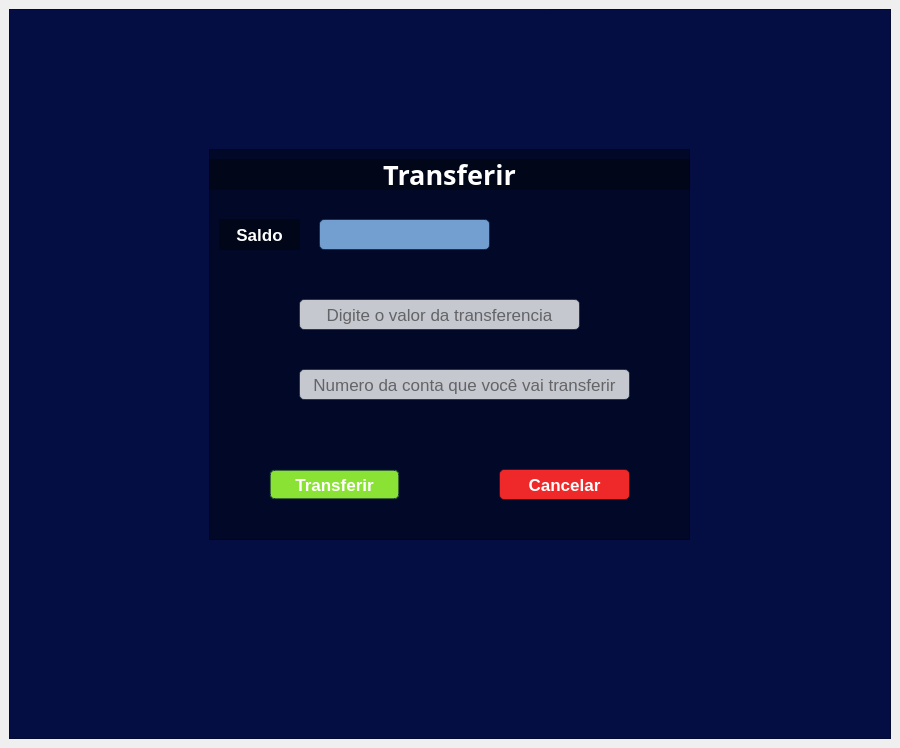
<?xml version="1.0" encoding="UTF-8"?>
<ui version="4.0">
 <class>tela_transferencia</class>
 <widget class="QMainWindow" name="tela_transferencia">
  <property name="geometry">
   <rect>
    <x>0</x>
    <y>0</y>
    <width>900</width>
    <height>748</height>
   </rect>
  </property>
  <property name="minimumSize">
   <size>
    <width>540</width>
    <height>650</height>
   </size>
  </property>
  <property name="maximumSize">
   <size>
    <width>1024</width>
    <height>748</height>
   </size>
  </property>
  <property name="windowTitle">
   <string>MainWindow</string>
  </property>
  <widget class="QWidget" name="centralwidget">
   <layout class="QVBoxLayout" name="verticalLayout">
    <item>
     <widget class="QFrame" name="frame">
      <property name="styleSheet">
       <string notr="true">background-color: rgb(4, 14, 66);
color: rgb(255, 255, 255);</string>
      </property>
      <property name="frameShape">
       <enum>QFrame::StyledPanel</enum>
      </property>
      <property name="frameShadow">
       <enum>QFrame::Raised</enum>
      </property>
      <widget class="QFrame" name="frame_2">
       <property name="geometry">
        <rect>
         <x>200</x>
         <y>140</y>
         <width>481</width>
         <height>391</height>
        </rect>
       </property>
       <property name="styleSheet">
        <string notr="true">background-color: rgba(1, 0, 0, 99);
marggin: auto;</string>
       </property>
       <property name="frameShape">
        <enum>QFrame::StyledPanel</enum>
       </property>
       <property name="frameShadow">
        <enum>QFrame::Raised</enum>
       </property>
       <widget class="QLineEdit" name="lineEdit">
        <property name="geometry">
         <rect>
          <x>90</x>
          <y>150</y>
          <width>281</width>
          <height>31</height>
         </rect>
        </property>
        <property name="font">
         <font>
          <pointsize>13</pointsize>
         </font>
        </property>
        <property name="styleSheet">
         <string notr="true">border-radius: 5px;
background-color: rgba(255, 255, 255, 198);
border: 1px solid rgba(3, 20, 52, 150);
color: rgb(0, 0, 0);</string>
        </property>
        <property name="text">
         <string/>
        </property>
        <property name="alignment">
         <set>Qt::AlignCenter</set>
        </property>
        <property name="placeholderText">
         <string>Digite o valor da transferencia</string>
        </property>
       </widget>
       <widget class="QLabel" name="label">
        <property name="geometry">
         <rect>
          <x>0</x>
          <y>10</y>
          <width>481</width>
          <height>31</height>
         </rect>
        </property>
        <property name="font">
         <font>
          <family>Sans Serif</family>
          <pointsize>20</pointsize>
          <weight>75</weight>
          <bold>true</bold>
         </font>
        </property>
        <property name="text">
         <string>Transferir</string>
        </property>
        <property name="alignment">
         <set>Qt::AlignCenter</set>
        </property>
       </widget>
       <widget class="QPushButton" name="pushButton">
        <property name="geometry">
         <rect>
          <x>60</x>
          <y>320</y>
          <width>131</width>
          <height>31</height>
         </rect>
        </property>
        <property name="font">
         <font>
          <pointsize>13</pointsize>
          <weight>75</weight>
          <bold>true</bold>
         </font>
        </property>
        <property name="styleSheet">
         <string notr="true">QPushButton{
border-radius: 5px;
background-color: rgb(138, 226, 52);
border: 2px solid rgba(3, 20, 52, 150);
color: rgb(255, 255, 255);
}

QPushButton:hover{

background-color: rgb(78, 154, 6);
color: rgb(0, 0, 0);
}

</string>
        </property>
        <property name="text">
         <string>Transferir</string>
        </property>
       </widget>
       <widget class="QPushButton" name="pushButton_2">
        <property name="geometry">
         <rect>
          <x>290</x>
          <y>320</y>
          <width>131</width>
          <height>31</height>
         </rect>
        </property>
        <property name="font">
         <font>
          <pointsize>13</pointsize>
          <weight>75</weight>
          <bold>true</bold>
         </font>
        </property>
        <property name="styleSheet">
         <string notr="true">QPushButton{
border-radius: 5px;
background-color: rgb(239, 41, 41);
border: 1px solid rgba(3, 20, 52, 150);
color: rgb(255, 255, 255);
}

QPushButton:hover{
background-color: rgb(164, 0, 0);
color: rgb(0, 0, 0)

}
</string>
        </property>
        <property name="text">
         <string>Cancelar</string>
        </property>
       </widget>
       <widget class="QLabel" name="label_3">
        <property name="geometry">
         <rect>
          <x>10</x>
          <y>70</y>
          <width>81</width>
          <height>31</height>
         </rect>
        </property>
        <property name="font">
         <font>
          <pointsize>13</pointsize>
          <weight>75</weight>
          <bold>true</bold>
         </font>
        </property>
        <property name="text">
         <string>Saldo</string>
        </property>
        <property name="alignment">
         <set>Qt::AlignCenter</set>
        </property>
       </widget>
       <widget class="QLineEdit" name="lineEdit_2">
        <property name="geometry">
         <rect>
          <x>110</x>
          <y>70</y>
          <width>171</width>
          <height>31</height>
         </rect>
        </property>
        <property name="font">
         <font>
          <pointsize>13</pointsize>
         </font>
        </property>
        <property name="styleSheet">
         <string notr="true">border-radius: 5px;
background-color: rgb(114, 159, 207);
border: 1px solid rgba(3, 20, 52, 150);
color: rgb(0, 0, 0);</string>
        </property>
        <property name="text">
         <string/>
        </property>
        <property name="alignment">
         <set>Qt::AlignCenter</set>
        </property>
        <property name="placeholderText">
         <string/>
        </property>
       </widget>
       <widget class="QLineEdit" name="lineEdit_5">
        <property name="geometry">
         <rect>
          <x>90</x>
          <y>220</y>
          <width>331</width>
          <height>31</height>
         </rect>
        </property>
        <property name="font">
         <font>
          <pointsize>13</pointsize>
         </font>
        </property>
        <property name="styleSheet">
         <string notr="true">border-radius: 5px;
background-color: rgba(255, 255, 255, 198);
border: 1px solid rgba(3, 20, 52, 150);
color: rgb(0, 0, 0);</string>
        </property>
        <property name="text">
         <string/>
        </property>
        <property name="alignment">
         <set>Qt::AlignCenter</set>
        </property>
        <property name="placeholderText">
         <string>Numero da conta que você vai transferir</string>
        </property>
       </widget>
      </widget>
      <widget class="QLabel" name="label_2">
       <property name="geometry">
        <rect>
         <x>340</x>
         <y>0</y>
         <width>201</width>
         <height>131</height>
        </rect>
       </property>
       <property name="text">
        <string/>
       </property>
       <property name="pixmap">
        <pixmap>../imagens/icon_extrato2.png</pixmap>
       </property>
       <property name="scaledContents">
        <bool>true</bool>
       </property>
      </widget>
     </widget>
    </item>
   </layout>
  </widget>
 </widget>
 <resources/>
 <connections/>
</ui>
